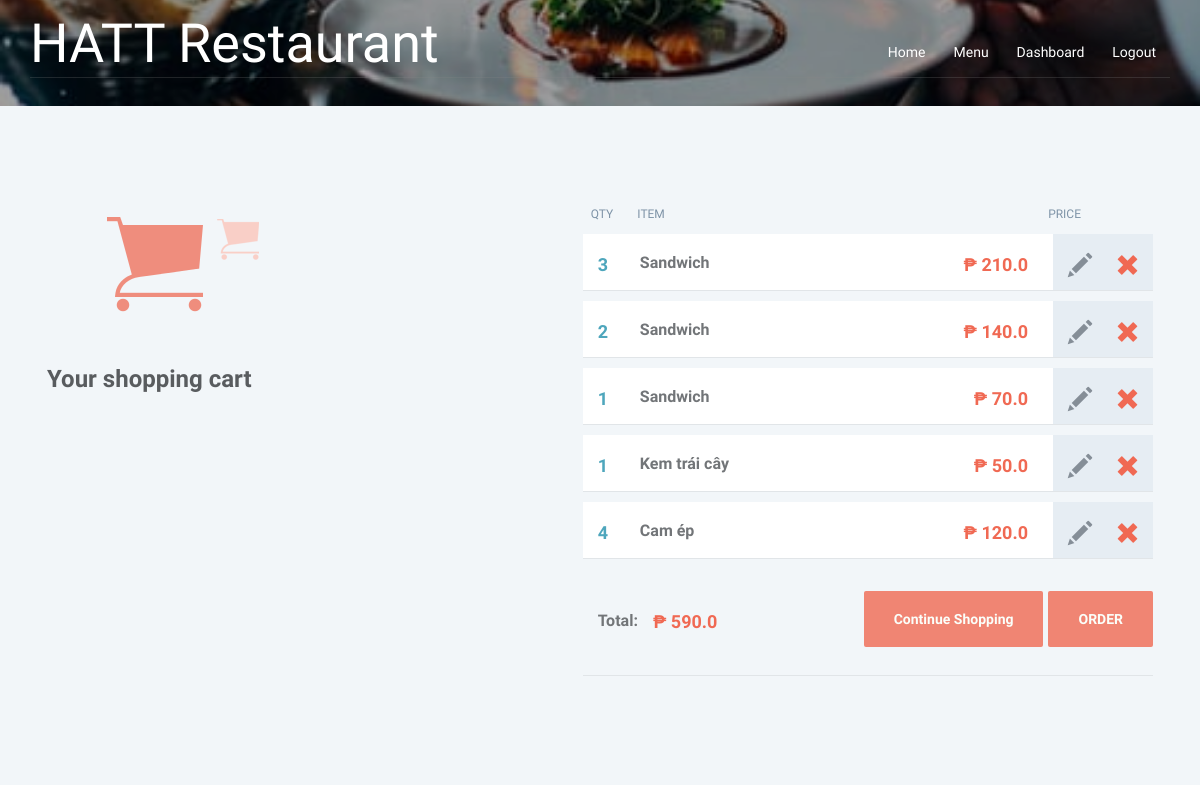
The page /order/ (signed in) on the database as committed earlier.
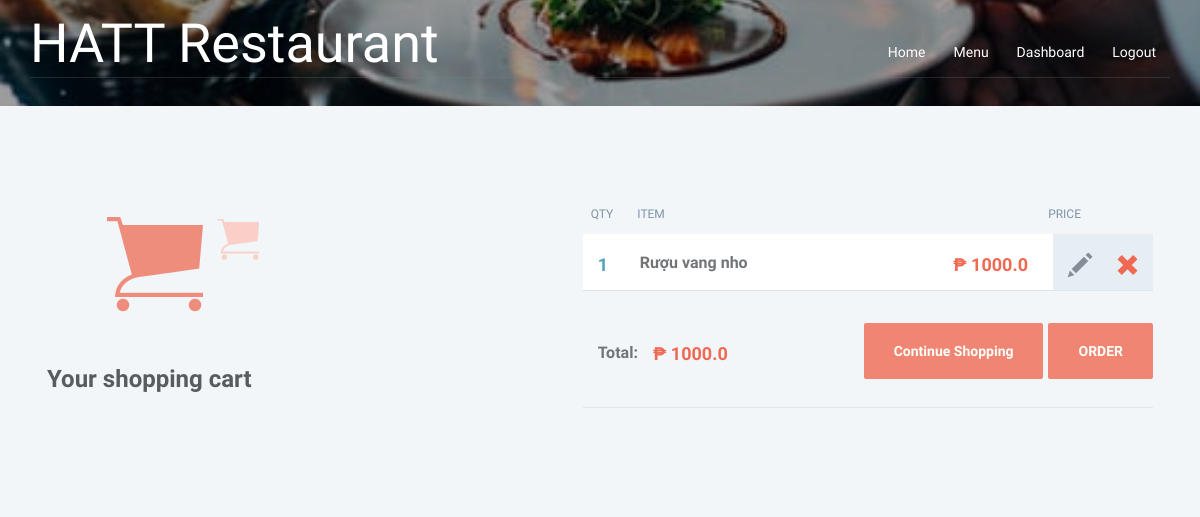
The same page on the database as committed later.
### res/models.py (models this page shows, shortened)
class Order(models.Model):
    cart = models.ForeignKey(Cart, on_delete=models.CASCADE)
    dish = models.ForeignKey(Dish, on_delete=models.CASCADE)
    amount = models.IntegerField()
    details = models.CharField(max_length=100, default="")

class Dish(models.Model):
    menu = models.ForeignKey(Menu, on_delete=models.CASCADE)
    disabled = 'Disabled'
    enabled = 'Enabled'
    STATUS = (
        (disabled, disabled),
        (enabled, enabled),
    )
    name = models.CharField(max_length=250)
    status = models.CharField(max_length=50, choices=STATUS)
    price = models.FloatField()
    image = models.FileField(blank=True, null=True)

### res/views.py (the view)
# urls.py: re_path(r'^order/$', order, name='order'),
@login_required
def order(request):
    items = Order.objects.filter(cart_id=1)
    total = 0
    for item in items:
        total += item.dish.price*item.amount
    return render(request, 'res/cart.html', {'items': items, 'total': total})

### res/templates/res/cart.html (shortened to what this page needs)
{% load static%}
{% include "includes/landing_top.html" %}
{% load mathfilters %}
<body>
	<div class="bg-img">
		{% include "includes/banner1.html" %}
	</div>
	<div style="height:100px;"></div>
	<div class="container text-center">
		<div class="col-md-5 col-sm-12">
			<div class="bigcart"></div>
			<h1>Your shopping cart</h1>
		</div>
		<div class="col-md-7 col-sm-12 text-left">
			<ul>
				<li class="row list-inline columnCaptions">
					<span>QTY</span>
					<span>ITEM</span>
					<span>Price</span>
				</li>
				{% for item in items %}
				<li class="row">
					<span class="quantity">{{item.amount}}</span>
					<span class="itemName">{{item.dish.name}}</span>
					<span class="popbtn">
						<a><span class="glyphicon glyphicon-pencil" data-toggle="modal"
								data-target="#myModal{{item.id}}"></span></a>
						<a href="{% url 'res:delete_item' item.id %}"><span
								class="glyphicon glyphicon-remove"></span></a>
					</span>
					<span class="price">₱ {{ item.dish.price|mul:item.amount }}</span>
				</li>
				{% endfor %}
				<li class="row totals">
					<span class="itemName">Total:</span>
					<span class="price">₱ {{total}}</span>
					<span class="order"> <a class="text-center" href=" ">ORDER</a></span>
					<span class="order"> <a class="text-center" href="{% url 'res:menu' %}">Continue
							Shopping</a></span>
				</li>
			</ul>
		</div>
	</div>
</body>
</html>

### res/templates/includes/landing_top.html (shortened to what this page needs)
{% load static%}
<!DOCTYPE html>
<html>
<head>
    <link href="{% static 'dist/css/bootstrap.css' %}" rel="stylesheet" type="text/css" media="all" />
    <link rel="stylesheet" href="{% static 'dist/css/style.css' %}" type="text/css" media="all" />
    <link href="{% static 'dist/css/font-awesome.css' %}" rel="stylesheet">
    <link rel="stylesheet" type="text/css" href="{% static 'assets/css/custom.css' %}" />
</head>

### res/templates/includes/banner1.html (shortened to what this page needs)
{% load static%}
<div class="banner code-banner">
	<div class="container">
		<div class="header">
			<div class="logo">
				<h1><a href="{% url 'res:home' %}">HATT Restaurant</a></h1>
			</div>
			<div class="top-nav">
				<nav class="navbar navbar-default">
					<div class="collapse navbar-collapse" id="bs-example-navbar-collapse-1">
						<ul class="nav navbar-nav">
							<li><a href="{% url 'res:home' %}">Home</a></li>
							<li><a href="{% url 'res:menu' %}">Menu</a></li>
							{% if user.is_authenticated %}
							<li><a href="{% url 'res:dashboard' %}">Dashboard</a></li>
							<li><a href="/accounts/logout/">Logout</a></li>
							{% else %}
							<li><a href="/accounts/login/">Login</a></li>
							{% endif %}
							<div class="clearfix"> </div>
						</ul>
					</div>
				</nav>
			</div>
			<div class="clearfix"> </div>
		</div>
	</div>
</div>

### res/static/assets/css/custom.css (style rules this page uses)
body { font-size: 14px; background-color: #f2f6f9; }
ul { list-style-type: none; }
.navbar { background-color: #4ea6bc; padding: 15px; border-radius: 0; margin: 0; }
.container.text-center { padding: 0 32px; }
.col-md-5.col-sm-12 { padding: 0; }
.col-md-5.col-sm-12 h1 { color: #595c5f; font-size: 24px; font-weight: bold; margin-bottom: 30px; text-align: left; }
.bigcart { background: url(../images/sprite.png); background-position: 0px 11px; background-repeat: no-repeat; width: 155px; height: 120px; margin: 0 0 40px 60px; }
.col-md-7.col-sm-12 { padding-left: 50px; margin-bottom: 72px; }
.row { box-shadow: 0 1px 0 #e1e5e8; padding-bottom: 0; padding-left: 15px; background-color: #ffffff; margin-bottom: 11px; }
.row span { padding: 18px 0 8px 0; }
.columnCaptions { color: #7e93a7; font-size: 12px; text-transform: uppercase; padding: 0; box-shadow: 0 0 0; background-color: #f2f6f9; }
.columnCaptions span:first-child { padding-left: 8px; }
.columnCaptions span { padding: 0 21px 0 0; }
.columnCaptions span:last-child { float: right; padding-right: 72px; }
.itemName { color: #727578; font-size: 16px; font-weight: bold; float: left; padding-left: 25px; }
.quantity { color: #4ea6bc; font-size: 18px; font-weight: bold; float: left; width: 42px; padding-left: 7px; }
.popbtn { background-color: #e6edf3; margin-left: 25px; height: 56px; width: 100px; padding: 0 0 0px 0px !important; float: right; cursor: pointer; }
.price { color: #f06953; font-size: 18px; font-weight: bold; float: right; }
.totals { background-color: #f2f6f9; }
.totals span { padding: 40px 15px 40px 0; }
.totals .price { float: left; }
.totals .itemName { margin-top: 1px; }
.totals .order { float: right; padding: 0; margin-top: 40px; padding-left: 5px; cursor: pointer; }
.order a { background-color: #f08573; color: #fbfffa; font-weight: bold; border-radius: 2px; padding: 20px 30px; }
.glyphicon { width: 24px; font-size: 24px; padding: 0; }
.glyphicon-pencil { color: #858e97; margin: 0px 20px 7px 15px; }
.glyphicon-remove { color: #f06953; margin-right: 10px; }

Rows that differ between the two databases and show on the page:
removed Order: amount "3", dish.name "Sandwich", dish.price|mul "210.0"
removed Order: amount "2", dish.name "Sandwich", dish.price|mul "140.0"
removed Order: amount "1", dish.name "Sandwich", dish.price|mul "70.0"
removed Order: amount "1", dish.name "Kem trái cây", dish.price|mul "50.0"
removed Order: amount "4", dish.name "Cam ép", dish.price|mul "120.0"
added Order: amount "1", dish.name "Rượu vang nho", dish.price|mul "1000.0"
Other text that changed with them:
{{ total }}: "590.0" → "1000.0"
